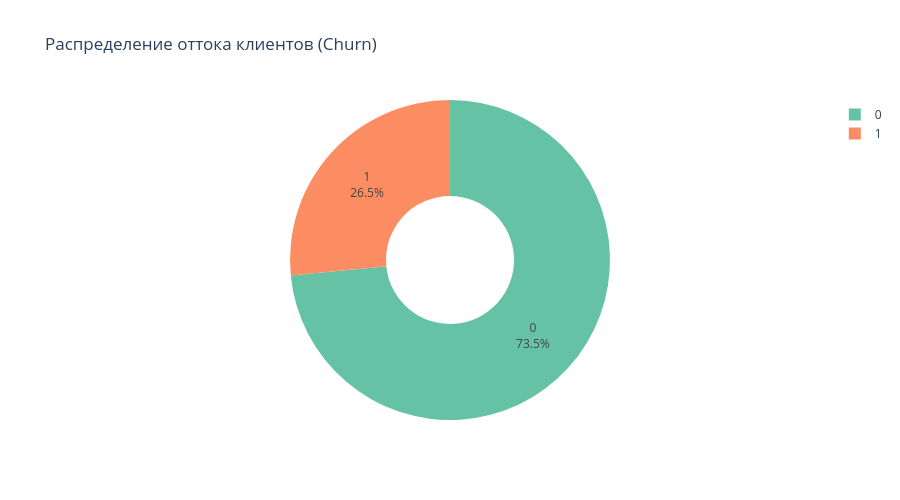

Here is the notebook cell this chart was saved with:
### Code cell
# Univariate Analysis
# Распределение целевой переменной Churn

univariate_figs = {}

total_customers = df['Churn'].count()
churn_yes = (df['Churn'] == 1).sum()
churn_no = (df['Churn'] == 0).sum()

fig = px.pie(df, names='Churn', title='Распределение оттока клиентов (Churn)',
             color_discrete_sequence=px.colors.qualitative.Set2,
             hole=0.4)
fig.update_traces(textinfo='percent+label')
fig.update_layout(height=500)

print(f"Всего клиентов: {total_customers}")
print(f"Оставшихся (Churn = 1): {churn_no} - {round(churn_no / total_customers * 100.0, 2)}%") 
print(f"Ушедших (Churn = 0): {churn_yes} - {round(churn_yes / total_customers * 100.0, 2)}%")
fig.show() 

univariate_figs["Распределение Churn"] = fig

### Figure 1 — Plotly figure (JSON) as saved in the notebook; plotly's stock layout.template omitted (floating-point values rounded to 4 significant figures; data arrays with more than 128 entries replaced by an {"elided": "..."} marker saying what was removed)
{"data": [{"domain": {"x": [0, 1], "y": [0, 1]}, "hole": 0.4, "hovertemplate": "Churn=%{label}<extra></extra>", "labels": {"elided": "7043 int values"}, "legendgroup": "", "name": "", "showlegend": true, "textinfo": "percent+label", "type": "pie"}], "layout": {"height": 500, "legend": {"tracegroupgap": 0}, "piecolorway": ["rgb(102,194,165)", "rgb(252,141,98)", "rgb(141,160,203)", "rgb(231,138,195)", "rgb(166,216,84)", "rgb(255,217,47)", "rgb(229,196,148)", "rgb(179,179,179)"], "title": {"text": "Распределение оттока клиентов (Churn)"}}}
